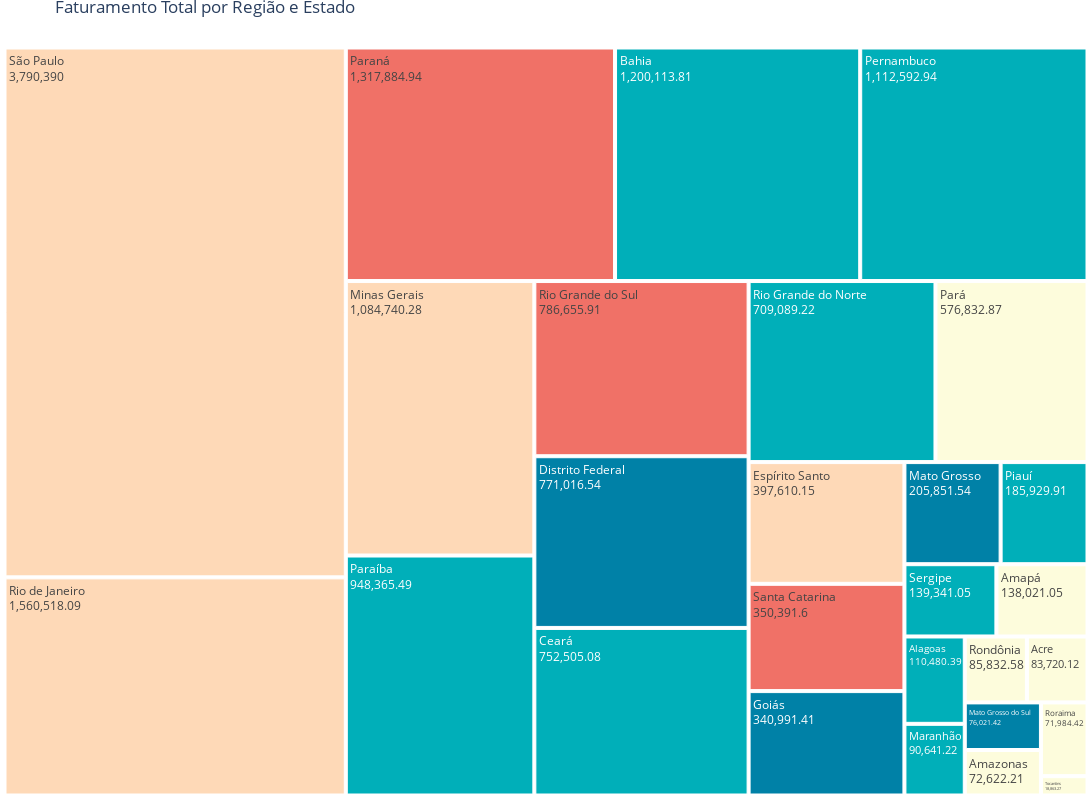

Here is the notebook cell this chart was saved with:
### Code cell
#Filtrar as colunas desejadas
vendas_2023 = df[['regiao','uf','faturamento']]

#Criar o gráfico Treemap
fig = px.treemap(vendas_2023, path=['uf'], values='faturamento', color='regiao',
                 color_discrete_map={'Centro-Oeste': '#0081a7',
                                     'Nordeste': '#00afb9',
                                     'Norte':'#fdfcdc',
                                     'Sudeste':'#fed9b7',
                                     'Sul': '#f07167'}
                )

#Atualizando o layout para adicionar título
fig.update_layout(width=1400, height=800, title='Faturamento Total por Região e Estado', margin= dict(t=25,l=0,r=0,b=0))

#Adicionar os valores dentro dos retângulos
fig.update_traces(textinfo='label+value')

#Exibir o gráfico
fig.show()

### Figure 1 — Plotly figure (JSON) as saved in the notebook; plotly's stock layout.template omitted (floating-point values rounded to 4 significant figures)
{"data": [{"branchvalues": "total", "customdata": [["Norte"], ["Sul"], ["Norte"], ["Sul"], ["Nordeste"], ["Norte"], ["Nordeste"], ["Sudeste"], ["Nordeste"], ["Norte"], ["Sudeste"], ["Centro-Oeste"], ["Nordeste"], ["Sul"], ["Nordeste"], ["Nordeste"], ["Norte"], ["Sudeste"], ["Centro-Oeste"], ["Sudeste"], ["Centro-Oeste"], ["Nordeste"], ["Nordeste"], ["Nordeste"], ["Centro-Oeste"], ["Norte"], ["Norte"]], "domain": {"x": [0, 1], "y": [0, 1]}, "hovertemplate": "labels=%{label}<br>faturamento=%{value}<br>parent=%{parent}<br>id=%{id}<br>regiao=%{customdata[0]}<extra></extra>", "ids": ["Pará", "Paraná", "Amazonas", "Santa Catarina", "Ceará", "Roraima", "Maranhão", "Minas Gerais", "Paraíba", "Amapá", "Rio de Janeiro", "Mato Grosso", "Sergipe", "Rio Grande do Sul", "Rio Grande do Norte", "Piauí", "Tocantins", "São Paulo", "Mato Grosso do Sul", "Espírito Santo", "Distrito Federal", "Bahia", "Alagoas", "Pernambuco", "Goiás", "Rondônia", "Acre"], "labels": ["Pará", "Paraná", "Amazonas", "Santa Catarina", "Ceará", "Roraima", "Maranhão", "Minas Gerais", "Paraíba", "Amapá", "Rio de Janeiro", "Mato Grosso", "Sergipe", "Rio Grande do Sul", "Rio Grande do Norte", "Piauí", "Tocantins", "São Paulo", "Mato Grosso do Sul", "Espírito Santo", "Distrito Federal", "Bahia", "Alagoas", "Pernambuco", "Goiás", "Rondônia", "Acre"], "marker": {"colors": ["#fdfcdc", "#f07167", "#fdfcdc", "#f07167", "#00afb9", "#fdfcdc", "#00afb9", "#fed9b7", "#00afb9", "#fdfcdc", "#fed9b7", "#0081a7", "#00afb9", "#f07167", "#00afb9", "#00afb9", "#fdfcdc", "#fed9b7", "#0081a7", "#fed9b7", "#0081a7", "#00afb9", "#00afb9", "#00afb9", "#0081a7", "#fdfcdc", "#fdfcdc"]}, "name": "", "parents": ["", "", "", "", "", "", "", "", "", "", "", "", "", "", "", "", "", "", "", "", "", "", "", "", "", "", ""], "textinfo": "label+value", "type": "treemap", "values": [576800.0, 1318000.0, 72620.0, 350400.0, 752500.0, 71980.0, 90640.0, 1085000.0, 948400.0, 138000.0, 1561000.0, 205900.0, 139300.0, 786700.0, 709100.0, 185900.0, 18860.0, 3790390, 76020.0, 397600.0, 771000.0, 1200000.0, 110500.0, 1113000.0, 341000.0, 85830.0, 83720.0]}], "layout": {"height": 800, "legend": {"tracegroupgap": 0}, "margin": {"b": 0, "l": 0, "r": 0, "t": 25}, "title": {"text": "Faturamento Total por Região e Estado"}, "width": 1400}}
